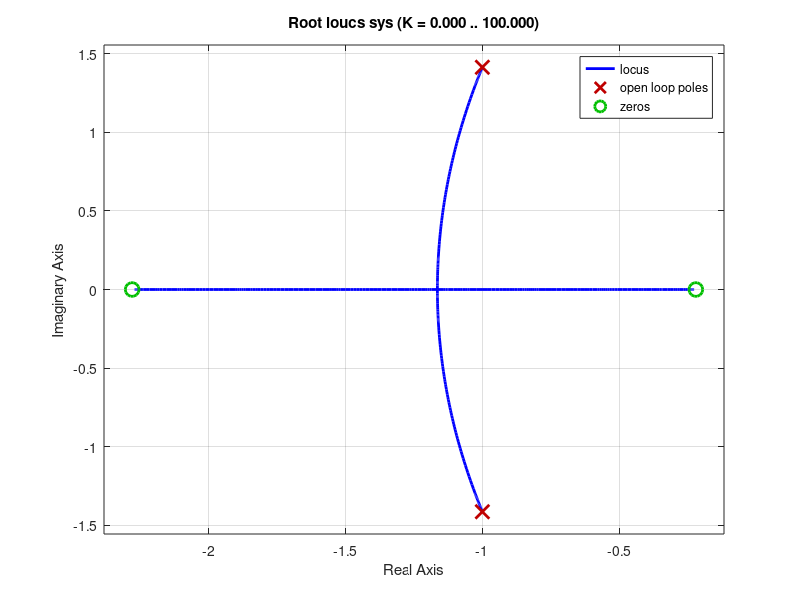

The MATLAB source for this figure: (Note: this script raises an error after producing the figure.)
%% Basic Root Locus Plot
num = [2 5 1];
den = [1 2 3];
sys = tf(num, den)

rlocus(sys) % This function plots the root locus of the system
[r, k] = rlocus(sys) % This function extract the closed-loop poles and associated feedback gain values 

%% Closed-Loop Pole Locations for a Set of Feedback Gain Values
num1 = [0.5 0 -1];
den1 = [4 0 3  0 2];
sys1 = tf(num1, den1);

% considering a range of values for feedback gain K
k = (1:0.5:5); % a values between 1 and 5 with increments of 0.5
r = rlocus(sys1, k);
size(r) % there are 4 closed loop poles and 9 specific gain values (column)
% even trajectory of r-locus for specific gain values can be visualized
rlocus(sys1, k)
%% SISO Tool based visualization
num2 = [1 2];
den2 = [1 4 5 6 3];
sys2 = tf(num2, den2);




